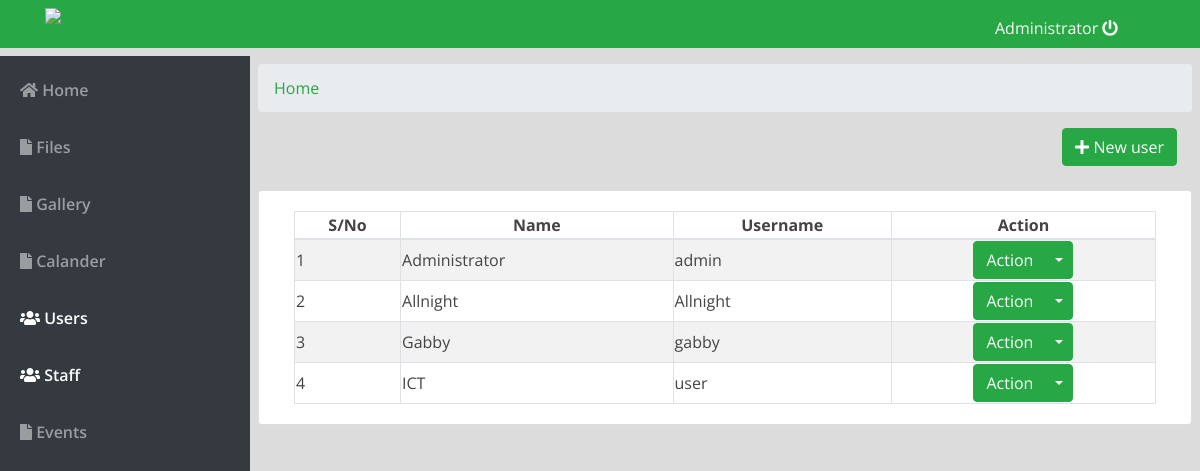
The app's page /index.php?page=users (signed in) with its own data.
### tables this page shows
CREATE TABLE `users` (
  `id` int(30) NOT NULL,
  `name` varchar(200) NOT NULL,
  `username` varchar(100) NOT NULL,
  `password` varchar(200) NOT NULL,
  `type` tinyint(1) NOT NULL DEFAULT 2 COMMENT '1+admin , 2 = users'
);

### users.php (the view, shortened to what this page needs)
<nav aria-label="breadcrumb ">
  <ol class="breadcrumb">
  <li class="breadcrumb-item text-success">Home</li>
  </ol>
</nav>
<div class="container-fluid">
	<div class="row">
	<div class="col-lg-12">
			<button class="btn btn-success float-right btn-md" id="new_user"><i class="fa fa-plus"></i> New user</button>
	</div>
	</div>
	<br>
	<div class="row">
		<div class="card col-lg-12">
			<div class="card-body">
				<table class="table-striped table-bordered col-md-12">
			<thead>
				<tr>
					<th class="text-center">S/No</th>
					<th class="text-center">Name</th>
					<th class="text-center">Username</th>
					<th class="text-center">Action</th>
				</tr>
			</thead>
			<tbody>
				<?php
 					include 'db_connect.php';
 					$users = $conn->query("SELECT * FROM users order by name asc");
 					$i = 1;
 					while($row= $users->fetch_assoc()):
				 ?>
				 <tr>
				 	<td>
				 		<?php echo $i++ ?>
				 	</td>
				 	<td>
				 		<?php echo $row['name'] ?>
				 	</td>
				 	<td>
				 		<?php echo $row['username'] ?>
				 	</td>
				 	<td>
				 		<center>
								<div class="btn-group">
								  <button type="button" class="btn btn-success">Action</button>
								  <button type="button" class="btn btn-success dropdown-toggle dropdown-toggle-split" data-toggle="dropdown" aria-haspopup="true" aria-expanded="false">
								  </button>
								</div>
								</center>
				 	</td>
				 </tr>
				<?php endwhile; ?>
			</tbody>
		</table>
			</div>
		</div>
	</div>
</div>

### assets/css/style.css (style rules this page uses)
body { font-family: "Open Sans", sans-serif; color: #444444; width: 100%; height: calc(100%); }

### index.php (style rules this page uses)
body { background: #80808045; }

### records on screen
users: name "Administrator", username "admin"
users: name "Allnight", username "Allnight"
users: name "Gabby", username "gabby"
users: name "ICT", username "user"

### other values on screen
$_SESSION['login_name'] "Administrator"
